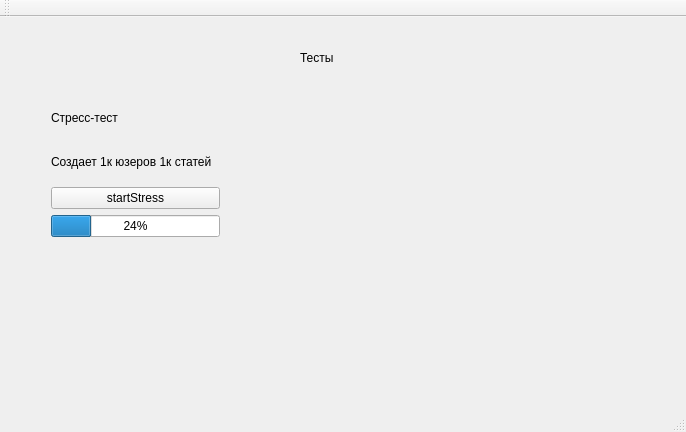
<?xml version="1.0" encoding="UTF-8"?>
<ui version="4.0">
 <class>MainWindow</class>
 <widget class="QMainWindow" name="MainWindow">
  <property name="geometry">
   <rect>
    <x>0</x>
    <y>0</y>
    <width>686</width>
    <height>432</height>
   </rect>
  </property>
  <property name="windowTitle">
   <string>MainWindow</string>
  </property>
  <widget class="QWidget" name="centralWidget">
   <widget class="QLabel" name="label">
    <property name="geometry">
     <rect>
      <x>300</x>
      <y>30</y>
      <width>81</width>
      <height>21</height>
     </rect>
    </property>
    <property name="text">
     <string>Тесты</string>
    </property>
   </widget>
   <widget class="QWidget" name="verticalLayoutWidget_2">
    <property name="geometry">
     <rect>
      <x>40</x>
      <y>70</y>
      <width>191</width>
      <height>181</height>
     </rect>
    </property>
    <layout class="QVBoxLayout" name="verticalLayout_2">
     <item>
      <widget class="QLabel" name="label_2">
       <property name="text">
        <string>Стресс-тест</string>
       </property>
      </widget>
     </item>
     <item>
      <widget class="QLabel" name="label_3">
       <property name="text">
        <string>Создает 1к юзеров 1к статей</string>
       </property>
      </widget>
     </item>
     <item>
      <widget class="QPushButton" name="pushButton">
       <property name="text">
        <string>startStress</string>
       </property>
      </widget>
     </item>
     <item>
      <layout class="QVBoxLayout" name="verticalLayout">
       <item>
        <widget class="QProgressBar" name="progressBar">
         <property name="value">
          <number>24</number>
         </property>
        </widget>
       </item>
       <item>
        <widget class="QLabel" name="complete">
         <property name="text">
          <string> </string>
         </property>
        </widget>
       </item>
      </layout>
     </item>
    </layout>
   </widget>
  </widget>
  <widget class="QMenuBar" name="menuBar">
   <property name="geometry">
    <rect>
     <x>0</x>
     <y>0</y>
     <width>686</width>
     <height>20</height>
    </rect>
   </property>
  </widget>
  <widget class="QToolBar" name="mainToolBar">
   <attribute name="toolBarArea">
    <enum>TopToolBarArea</enum>
   </attribute>
   <attribute name="toolBarBreak">
    <bool>false</bool>
   </attribute>
  </widget>
  <widget class="QStatusBar" name="statusBar"/>
 </widget>
 <layoutdefault spacing="6" margin="11"/>
 <resources/>
 <connections/>
</ui>
